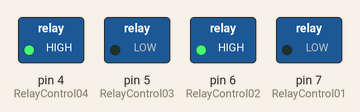
The sketch below on a simulated Arduino Uno, built with avr-gcc and run on an emulated ATmega328P. Shown: switched loads named in the sketch (green lamp = pin HIGH).

Above: at 10.0 s.
At 21.0 s:
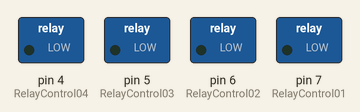
At 24.5 s:
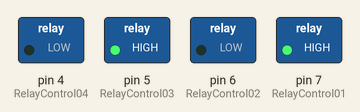
Timing chart, 0 to 35.2 s (numbered marks = the images above):
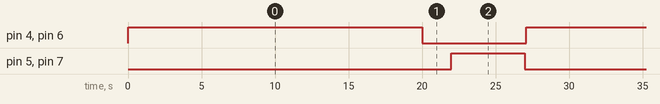

Measured:
- by itself, pin 4 (RelayControl04), pin 6 (RelayControl02): alternates HIGH for 20.0 s and LOW for 7.1 s
- by itself, pin 5 (RelayControl03), pin 7 (RelayControl01): alternates HIGH for 5.0 s and LOW for 22.1 s
- by itself, everything shown: repeats every 27.1 s, in 4 steps

The sketch:

RelayShieldPiExample.ino
```cpp
//pins 7=R1,6=R2,5=R3,4=R4

// Arduino Pin to control R1
int RelayControl01 = 7;
// Arduino Pin to control R2
int RelayControl02 = 6;
// Arduino Pin to control R3
int RelayControl03 = 5;
// Arduino Pin to control R4
int RelayControl04 = 4;


// setup to run once when user press reset:
void setup()  {
  // declare pin 7 to be an output:
  pinMode(RelayControl01, OUTPUT);
  // declare pin 6 to be an output:
  pinMode(RelayControl02, OUTPUT);
  // declare pin 5 to be an output:
  pinMode(RelayControl03, OUTPUT);
  // declare pin 4 to be an output:
  pinMode(RelayControl04, OUTPUT);
}

// loop to cycle relay banks even and odd for
// specified length of time, using delay(ms)
void loop()  {
  // Turn R2,R4 on w/delay of 20sec

  // NO4 and COM4 Connected;
  digitalWrite(RelayControl04,HIGH);

  // NO2 and COM2 Connected;
  digitalWrite(RelayControl02,HIGH);
  delay(20000);

  //Turn R2,R4 off w/delay of 2sec

  // NO4 and COM4 Disconnected;
  digitalWrite(RelayControl04,LOW);

  // NO2 and COM2 Disconnected;
  digitalWrite(RelayControl02,LOW);
  delay(2000);

  // Turn R1,R3 on w/delay of 5sec

  // NO3 and COM3 Connected;
  digitalWrite(RelayControl03,HIGH);

  // NO1 and COM1 Connected;
  digitalWrite(RelayControl01,HIGH);
  delay(5000);

  //Turn R1,R3 off w/delay of 0.1sec
  // NO3 and COM3 Disconnected;
  digitalWrite(RelayControl03,LOW);

  // NO1 and COM1 Disconnected;
  digitalWrite(RelayControl01,LOW);
  delay(100);

}
```
